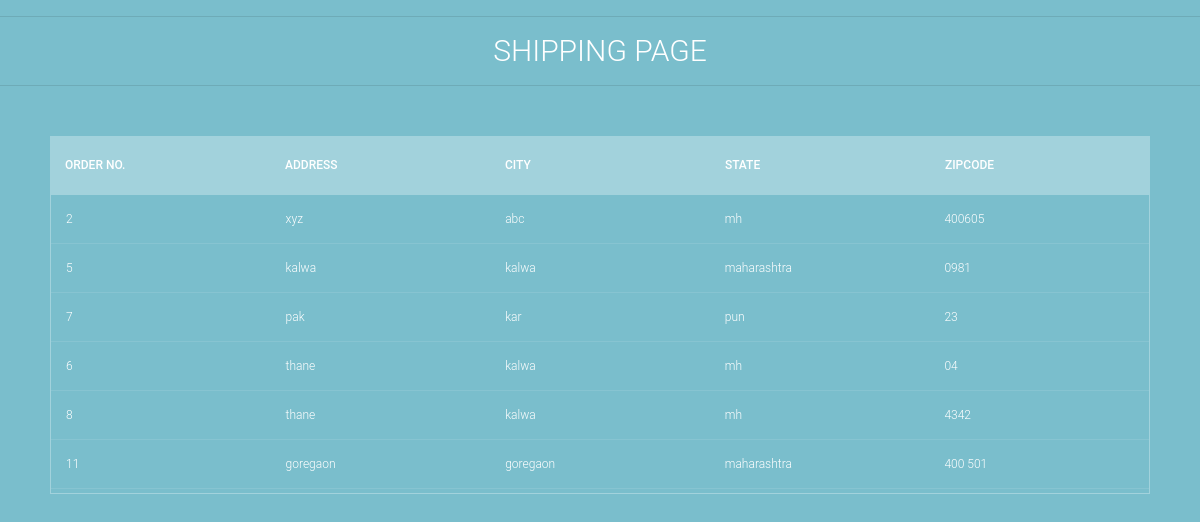
The page /storeadmin/shipping/ on the database its author committed.
### store/models.py (models this page shows, shortened)
class ShippingAddress(models.Model):
    customer = models.ForeignKey(Customer, on_delete=models.SET_NULL, blank=True , null=True )
    order = models.ForeignKey(Order, on_delete=models.SET_NULL, blank=True , null=True )
    address= models.CharField(max_length=200 , null=True)
    city= models.CharField(max_length=200 , null=True)
    state= models.CharField(max_length=200 , null=True)
    zipcode= models.CharField(max_length=200 , null=True)
    date_added = models.DateTimeField(auto_now_add=True)

class Order(models.Model):
    id = models.BigAutoField(primary_key=True)
    customer = models.ForeignKey(Customer, on_delete=models.SET_NULL, blank=True , null=True )
    date_ordered = models.DateTimeField(auto_now_add=True)
    complete= models.BooleanField(default=False, null=True, blank=False)
    transaction_id = models.CharField(max_length=200, null=True)
    def __str__(self):
        return str(self.id)

### storeadmin/views.py (the view)
# urls.py: path('shipping/',views.shippingdetails.as_view(),name="shippingdetails"),
class shippingdetails(ListView):
    model = ShippingAddress
    context_object_name = 'shipping'
    def get_context_data(self, **kwargs):
        context = super().get_context_data(**kwargs)
        context['shipping'] = context['shipping']
        return context

### storeadmin/templates/store/shippingaddress_list.html (shortened to what this page needs)
<!DOCTYPE html>
<html lang="en">
<head>
    <link rel="stylesheet" href="https://maxcdn.bootstrapcdn.com/bootstrap/4.0.0/css/bootstrap.min.css"
>
</head>
<body>
    <hr>
    <h1>Shipping page</h1>
    <hr>
    <section>
  <div class="tbl-header">
    <table cellpadding="0" cellspacing="0" border="0">
      <thead>
        <tr>
          <th>Order No.</th>
          <th>Address</th>
          <th>City</th>
          <th>State</th>
          <th>Zipcode</th>
        </tr>
      </thead>
    </table>
  </div>
  <div class="tbl-content">
    <table cellpadding="0" cellspacing="0" border="0">
      <tbody>
      {% for address in shipping %}
        <tr>
          <td>{{address.order}}</td>
          <td>{{address.address}}</td>
          <td>{{address.city}}</td>
          <td>{{address.state}}</td>
          <td>{{address.zipcode}}</td>
        </tr>
        {% endfor %}
      </tbody>
    </table>
  </div>
</section>
</body>
</html>

### storeadmin/templates/store/shippingaddress_list.html (style rules this page uses)
body, html { margin: 0; padding: 0; height: 100%; background: #7abecc !important; }
h1 { font-size: 30px; color: #fff; text-transform: uppercase; font-weight: 300; text-align: center; margin-bottom: 15px; }
table { width:100%; table-layout: fixed; }
.tbl-header { background-color: rgba(255,255,255,0.3); }
.tbl-content { height:300px; overflow-x:auto; margin-top: 0px; border: 1px solid rgba(255,255,255,0.3); }
th { padding: 20px 15px; text-align: left; font-weight: 500; font-size: 12px; color: #fff; text-transform: uppercase; }
td { padding: 15px; text-align: left; vertical-align:middle; font-weight: 300; font-size: 12px; color: #fff; border-bottom: solid 1px rgba(255,255,255,0.1); }
body { background: -webkit-linear-gradient(left, #c42525, #25b7c4); background: linear-gradient(to right, #254fc4, #25b7c4); font-family: 'Roboto', sans-serif; }
section { margin: 50px; }

### rows shown on the page
ShippingAddress: order "2", address "xyz", city "abc", state "mh", zipcode "400605"
ShippingAddress: order "5", address "kalwa", city "kalwa", state "maharashtra", zipcode "0981"
ShippingAddress: order "7", address "pak", city "kar", state "pun", zipcode "23"
ShippingAddress: order "6", address "thane", city "kalwa", state "mh", zipcode "04"
ShippingAddress: order "8", address "thane", city "kalwa", state "mh", zipcode "4342"
ShippingAddress: order "11", address "goregaon", city "goregaon", state "maharashtra", zipcode "400 501"
